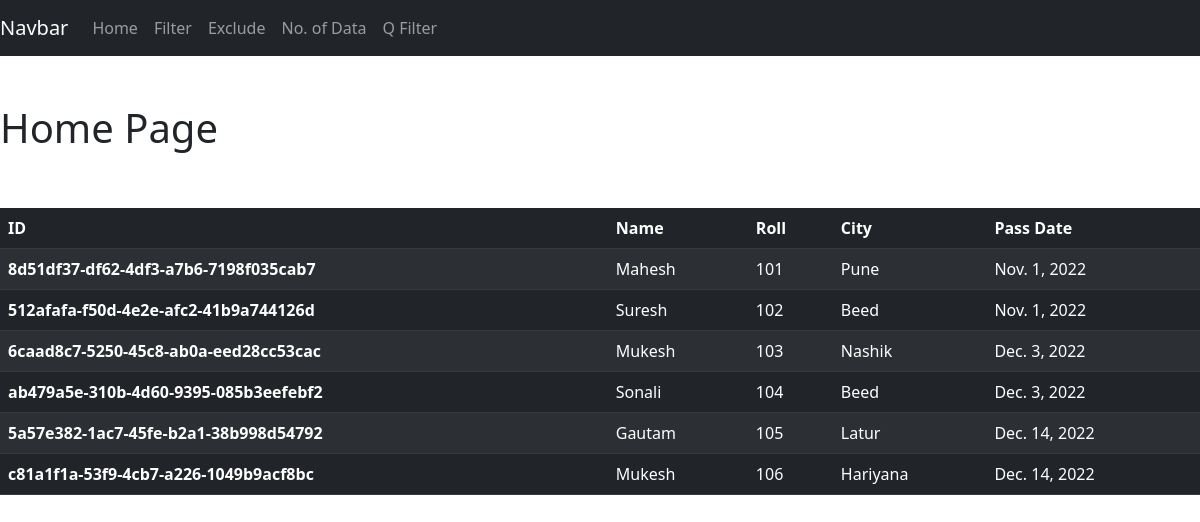
The page / on the database its author committed.
### myapp/models.py (models this page shows)
class Student(models.Model):
    id = models.UUIDField(primary_key=True, default = uuid.uuid4, editable=False)
    name = models.CharField(max_length=70)
    roll = models.IntegerField(unique=True, null=False)
    city = models.CharField(max_length=70)
    pass_date = models.DateField()

### myapp/views.py (the view)
# urls.py: path('', home, name='home'),
def home(request):
    form = Student.objects.all()
    return render(request, 'home.html',{'form':form})

### templates/home.html (shortened to what this page needs)
{% extends 'base.html' %}
{% load static %}
{% block content %}
    <div class="cotainer">
        <div class="row">
            <div class="col-sm-12">
                <h1>Home Page</h1>
                <br><br>
                <table class="table table-striped table-dark">
                    <thead>
                    <tr>
                        <th scope="col">ID</th>
                        <th scope="col">Name</th>
                        <th scope="col">Roll</th>
                        <th scope="col">City</th>
                        <th scope="col">Pass Date</th>
                    </tr>
                    </thead>
                    <tbody>
                    {% for fm in form %}
                    <tr>
                        <th scope="row">{{fm.id}}</th>
                        <td>{{fm.name}}</td>
                        <td>{{fm.roll}}</td>
                        <td>{{fm.city}}</td>
                        <td>{{fm.pass_date}}</td>
                    </tr>
                    {% endfor %}
                    </tbody>
                </table>
            </div>
        </div>
    </div>
{% endblock content %}

### templates/base.html (shortened to what this page needs)
<!DOCTYPE html>
{% load static %}
<html lang="en">
<head>
    <link rel="stylesheet" href="{% static 'css/bootstrap.css' %}">
</head>
<body>
    <nav class="navbar navbar-expand-lg navbar-dark bg-dark">
        <a class="navbar-brand" href="#">Navbar</a>
        <div class="collapse navbar-collapse" id="navbarNavDropdown">
          <ul class="navbar-nav">
            <li class="nav-item active">
              <a class="nav-link" href="{% url 'home' %}">Home</a>
            </li>
            <li class="nav-item active">
              <a class="nav-link" href="{% url 'filter_operation' %}">Filter</a>
            </li>
            <li class="nav-item active">
              <a class="nav-link" href="{% url 'exclude_operation' %}">Exclude</a>
            </li>
            <li class="nav-item active">
              <a class="nav-link" href="{% url 'some_no_of_data' %}">No. of Data</a>
            </li>
            <li class="nav-item active">
              <a class="nav-link" href="{% url 'Q_operation' %}">Q Filter</a>
            </li>
          </ul>
        </div>
    </nav>
    <br><br>
    {% block content %}{% endblock content %}
</body>
</html>

### rows shown on the page
Student: id "8d51df37-df62-4df3-a7b6-7198f035cab7", name "Mahesh", roll "101", city "Pune", pass_date "Nov. 1, 2022"
Student: id "512afafa-f50d-4e2e-afc2-41b9a744126d", name "Suresh", roll "102", city "Beed", pass_date "Nov. 1, 2022"
Student: id "6caad8c7-5250-45c8-ab0a-eed28cc53cac", name "Mukesh", roll "103", city "Nashik", pass_date "Dec. 3, 2022"
Student: id "ab479a5e-310b-4d60-9395-085b3eefebf2", name "Sonali", roll "104", city "Beed", pass_date "Dec. 3, 2022"
Student: id "5a57e382-1ac7-45fe-b2a1-38b998d54792", name "Gautam", roll "105", city "Latur", pass_date "Dec. 14, 2022"
Student: id "c81a1f1a-53f9-4cb7-a226-1049b9acf8bc", name "Mukesh", roll "106", city "Hariyana", pass_date "Dec. 14, 2022"
